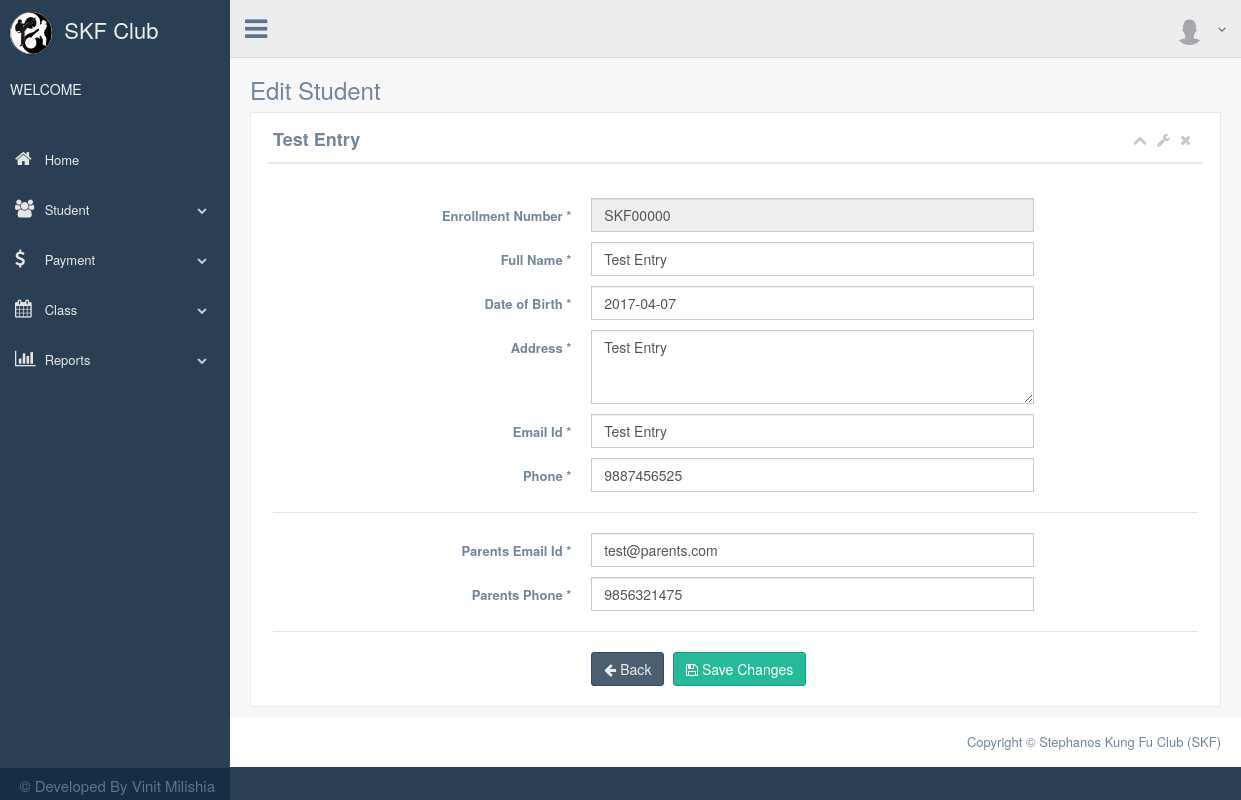
The app's page /edit_student.php?page=edit_student&sid=1 with its own data.
### tables this page shows
CREATE TABLE `student` (
  `stud_id` int(10) NOT NULL,
  `stud_enroll_num` varchar(255) NOT NULL,
  `stud_name` varchar(255) NOT NULL,
  `stud_address` longtext NOT NULL,
  `stud_email` varchar(255) NOT NULL,
  `stud_dob` date NOT NULL,
  `stud_mobile` varchar(255) NOT NULL,
  `stud_join_date` timestamp NOT NULL DEFAULT CURRENT_TIMESTAMP,
  `stud_status` varchar(255) NOT NULL DEFAULT 'active',
  `stud_parents_id` int(10) DEFAULT NULL,
  `stud_rank_id` int(10) NOT NULL,
  `stud_user_id` int(10) NOT NULL COMMENT 'student added by'
);

CREATE TABLE `parents` (
  `parents_id` int(10) NOT NULL,
  `parents_email` varchar(255) DEFAULT NULL,
  `parents_mobile` varchar(255) DEFAULT NULL,
  `parents_status` varchar(255) NOT NULL DEFAULT 'active'
);

### connection.php (called while the page is built, shortened)
<?php
class connection1
{
	function getdata($query)
	{
		$this->sql = $query;
		$this->res = mysql_query($this->sql);
	}
}
?>

### edit_student.php (the view, shortened to what this page needs)
<?php
include './connection.php';
include './header.php';
include './sidemenu.php';
include './navbar_top.php';
$sid= $_GET['sid']
?>
<?php
$c1=new connection1();
$c1->connect();
$c1->sql="select student.*,parents.*,rank.rank_belt_color from student inner join parents on student.stud_parents_id=parents.parents_id inner join rank on student.stud_rank_id=rank.rank_id where stud_id='".$sid."'";
$c1->getdata($c1->sql);
while($row=mysql_fetch_array($c1->res))
{
  $stud_erno=$row['stud_enroll_num'];
  $stud_name=$row['stud_name'];
  $stud_address=$row['stud_address'];
  $stud_email=$row['stud_email'];
  $stud_dob=$row['stud_dob'];
  $stud_mobile=$row['stud_mobile'];
  $parents_email=$row['parents_email'];
  $parents_mobile=$row['parents_mobile'];
}
?>
        <div class="right_col" role="main">
          <div class="">
            <div class="page-title">
              <div class="title_left">
                <h3>Edit Student</h3>
              </div>
            </div>
            <div class="clearfix"></div>
            <div class="row">
              <div class="col-md-12 col-sm-12 col-xs-12">
                <div class="x_panel">
                  <div class="x_title">
                      <h2><b><?php echo $stud_name; ?></b></h2>
                    <ul class="nav navbar-right panel_toolbox">
                      <li><a class="collapse-link"><i class="fa fa-chevron-up"></i></a>
                      </li>
                      <li class="dropdown">
                        <a href="#" class="dropdown-toggle" data-toggle="dropdown" role="button" aria-expanded="false"><i class="fa fa-wrench"></i></a>
                      </li>
                      <li><a class="close-link"><i class="fa fa-close"></i></a>
                      </li>
                    </ul>
                    <div class="clearfix"></div>
                  </div>
                     <div class="x_content">
                    <br>
                    <form class="form-horizontal form-label-left" method="post" action="conn_edit_student.php">
                      <div class="form-group">
                        <label class="control-label col-md-4 col-sm-4 col-xs-12">Enrollment Number <span class="required">*</span></label>
                        <div class="col-md-6 col-sm-6 col-xs-12">
                          <input type="text" name="stud_enroll_num" class="form-control" value="<?php echo $stud_erno; ?>" readonly="true">
                        </div>
                      </div>
                      <div class="form-group">
                        <label class="control-label col-md-4 col-sm-4 col-xs-12">Full Name <span class="required">*</span></label>
                        <div class="col-md-6 col-sm-6 col-xs-12">
                          <input type="text" name="stud_name" class="form-control" value="<?php echo $stud_name; ?>">
                        </div>
                      </div>
                      <div class="form-group">
                        <label class="control-label col-md-4 col-sm-4 col-xs-12">Date of Birth <span class="required">*</span></label>
                        <div class="col-md-6 col-sm-6 col-xs-12">
                          <input type="text" name="stud_dob" class="form-control" value="<?php echo $stud_dob; ?>">
                        </div>
                      </div>
                      <div class="form-group">
                        <label class="control-label col-md-4 col-sm-4 col-xs-12">Address <span class="required">*</span>
                        </label>
                        <div class="col-md-6 col-sm-6 col-xs-12">
                          <textarea class="form-control" rows="3" name="stud_address"><?php echo $stud_address; ?></textarea>
                        </div>
                      </div>
                      <div class="form-group">
                        <label class="control-label col-md-4 col-sm-4 col-xs-12">Email Id <span class="required">*</span></label>
                        <div class="col-md-6 col-sm-6 col-xs-12">
                          <input type="text" name="stud_email" class="form-control" value="<?php echo $stud_email; ?>">
                        </div>
                      </div>
                      <div class="form-group">
                        <label class="control-label col-md-4 col-sm-4 col-xs-12">Phone <span class="required">*</span></label>
                        <div class="col-md-6 col-sm-6 col-xs-12">
                          <input type="text" name="stud_mobile" class="form-control" value="<?php echo $stud_mobile; ?>">
                        </div>
                      </div>
                      <div class="ln_solid"></div>
                      <div class="form-group">
                        <label class="control-label col-md-4 col-sm-4 col-xs-12">Parents Email Id <span class="required">*</span></label>
                        <div class="col-md-6 col-sm-6 col-xs-12">
                          <input type="text" name="parents_email" class="form-control" value="<?php echo $parents_email; ?>">
                        </div>
                      </div>
                      <div class="form-group">
                        <label class="control-label col-md-4 col-sm-4 col-xs-12">Parents Phone <span class="required">*</span></label>
                        <div class="col-md-6 col-sm-6 col-xs-12">
                          <input type="text" name="parents_mobile" class="form-control" value="<?php echo $parents_mobile; ?>">
                        </div>
                      </div>
                      <div class="ln_solid"></div>
                      <div class="form-group">
                        <div class="col-md-9 col-sm-9 col-xs-12 col-md-offset-4">
                            <a  href="manage_students.php" class="btn btn-dark"><i class="fa fa-arrow-left"></i> Back</a>
                          <button type="submit" class="btn btn-success" name="save"><i class="fa fa-floppy-o"></i> Save Changes</button>
                        </div>
                      </div>
                    </form>
                  </div>
                </div>
              </div>
            </div>
          </div>
        </div>
<?php
include './footer.php';
include './jscript.php';
?>

### records on screen
student: stud_name "Test Entry", stud_enroll_num "SKF00000", stud_dob "2017-04-07", stud_address "Test Entry", stud_email "Test Entry", stud_mobile "9887456525", parents_email "test@parents.com", parents_mobile "9856321475"
